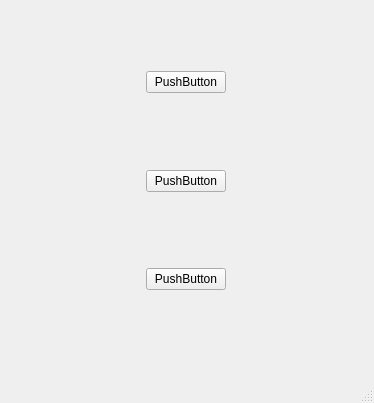
<?xml version="1.0" encoding="UTF-8"?>
<ui version="4.0">
 <class>MainWindow</class>
 <widget class="QMainWindow" name="MainWindow">
  <property name="geometry">
   <rect>
    <x>0</x>
    <y>0</y>
    <width>374</width>
    <height>403</height>
   </rect>
  </property>
  <property name="windowTitle">
   <string>MainWindow</string>
  </property>
  <widget class="QWidget" name="centralwidget">
   <widget class="QWidget" name="gridLayoutWidget">
    <property name="geometry">
     <rect>
      <x>0</x>
      <y>0</y>
      <width>371</width>
      <height>361</height>
     </rect>
    </property>
    <layout class="QGridLayout" name="gridLayout">
     <item row="5" column="1">
      <widget class="QPushButton" name="KNNButton">
       <property name="text">
        <string>PushButton</string>
       </property>
      </widget>
     </item>
     <item row="0" column="1">
      <spacer name="verticalSpacer">
       <property name="orientation">
        <enum>Qt::Vertical</enum>
       </property>
       <property name="sizeHint" stdset="0">
        <size>
         <width>20</width>
         <height>40</height>
        </size>
       </property>
      </spacer>
     </item>
     <item row="2" column="1">
      <spacer name="verticalSpacer_2">
       <property name="orientation">
        <enum>Qt::Vertical</enum>
       </property>
       <property name="sizeHint" stdset="0">
        <size>
         <width>20</width>
         <height>40</height>
        </size>
       </property>
      </spacer>
     </item>
     <item row="1" column="1">
      <widget class="QPushButton" name="NetWindowButton">
       <property name="text">
        <string>PushButton</string>
       </property>
      </widget>
     </item>
     <item row="1" column="2">
      <spacer name="horizontalSpacer">
       <property name="orientation">
        <enum>Qt::Horizontal</enum>
       </property>
       <property name="sizeHint" stdset="0">
        <size>
         <width>40</width>
         <height>20</height>
        </size>
       </property>
      </spacer>
     </item>
     <item row="1" column="0">
      <spacer name="horizontalSpacer_2">
       <property name="orientation">
        <enum>Qt::Horizontal</enum>
       </property>
       <property name="sizeHint" stdset="0">
        <size>
         <width>40</width>
         <height>20</height>
        </size>
       </property>
      </spacer>
     </item>
     <item row="3" column="1">
      <widget class="QPushButton" name="KMeansButton">
       <property name="text">
        <string>PushButton</string>
       </property>
      </widget>
     </item>
     <item row="4" column="1">
      <spacer name="verticalSpacer_3">
       <property name="orientation">
        <enum>Qt::Vertical</enum>
       </property>
       <property name="sizeHint" stdset="0">
        <size>
         <width>20</width>
         <height>40</height>
        </size>
       </property>
      </spacer>
     </item>
     <item row="6" column="1">
      <spacer name="verticalSpacer_4">
       <property name="orientation">
        <enum>Qt::Vertical</enum>
       </property>
       <property name="sizeHint" stdset="0">
        <size>
         <width>20</width>
         <height>40</height>
        </size>
       </property>
      </spacer>
     </item>
    </layout>
   </widget>
  </widget>
  <widget class="QMenuBar" name="menubar">
   <property name="geometry">
    <rect>
     <x>0</x>
     <y>0</y>
     <width>374</width>
     <height>21</height>
    </rect>
   </property>
  </widget>
  <widget class="QStatusBar" name="statusbar"/>
 </widget>
 <resources/>
 <connections/>
</ui>
